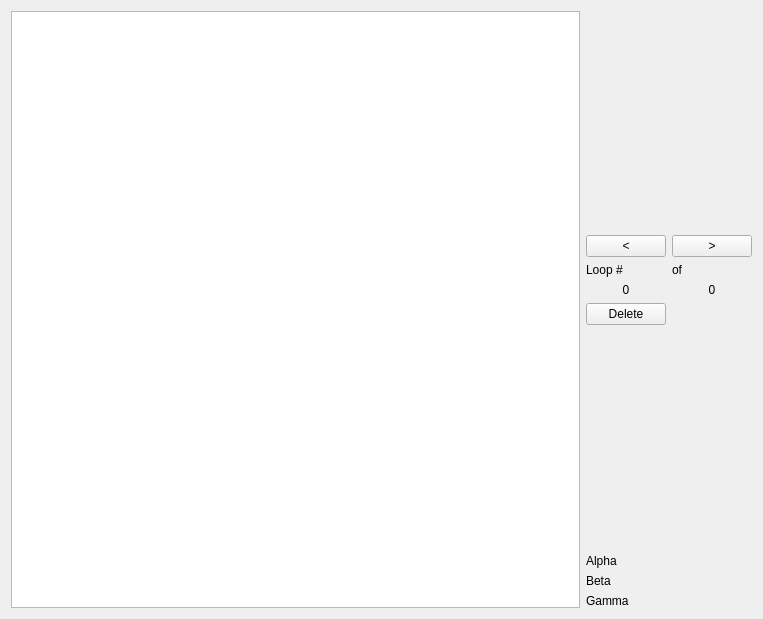
<?xml version="1.0" encoding="UTF-8"?>
<ui version="4.0">
 <class>LoopWidget</class>
 <widget class="QWidget" name="LoopWidget">
  <property name="geometry">
   <rect>
    <x>0</x>
    <y>0</y>
    <width>763</width>
    <height>619</height>
   </rect>
  </property>
  <property name="windowTitle">
   <string>Form</string>
  </property>
  <layout class="QHBoxLayout" name="horizontalLayout">
   <item>
    <widget class="PlotWidget" name="graphicsView"/>
   </item>
   <item>
    <layout class="QGridLayout" name="gridLayout">
     <item row="5" column="1">
      <spacer name="verticalSpacer_4">
       <property name="orientation">
        <enum>Qt::Vertical</enum>
       </property>
       <property name="sizeHint" stdset="0">
        <size>
         <width>20</width>
         <height>40</height>
        </size>
       </property>
      </spacer>
     </item>
     <item row="3" column="0">
      <widget class="QLabel" name="lblIdx">
       <property name="text">
        <string>0</string>
       </property>
       <property name="alignment">
        <set>Qt::AlignCenter</set>
       </property>
      </widget>
     </item>
     <item row="4" column="0">
      <widget class="QPushButton" name="btnDelete">
       <property name="text">
        <string>Delete</string>
       </property>
      </widget>
     </item>
     <item row="1" column="1">
      <widget class="QPushButton" name="btnNext">
       <property name="text">
        <string>&gt;</string>
       </property>
      </widget>
     </item>
     <item row="2" column="0">
      <widget class="QLabel" name="label">
       <property name="text">
        <string>Loop #</string>
       </property>
      </widget>
     </item>
     <item row="0" column="1">
      <spacer name="verticalSpacer_3">
       <property name="orientation">
        <enum>Qt::Vertical</enum>
       </property>
       <property name="sizeHint" stdset="0">
        <size>
         <width>20</width>
         <height>40</height>
        </size>
       </property>
      </spacer>
     </item>
     <item row="3" column="1">
      <widget class="QLabel" name="lblTot">
       <property name="sizePolicy">
        <sizepolicy hsizetype="Preferred" vsizetype="Preferred">
         <horstretch>0</horstretch>
         <verstretch>0</verstretch>
        </sizepolicy>
       </property>
       <property name="text">
        <string>0</string>
       </property>
       <property name="alignment">
        <set>Qt::AlignCenter</set>
       </property>
      </widget>
     </item>
     <item row="2" column="1">
      <widget class="QLabel" name="label_2">
       <property name="text">
        <string>of</string>
       </property>
      </widget>
     </item>
     <item row="5" column="0">
      <spacer name="verticalSpacer_2">
       <property name="orientation">
        <enum>Qt::Vertical</enum>
       </property>
       <property name="sizeHint" stdset="0">
        <size>
         <width>20</width>
         <height>40</height>
        </size>
       </property>
      </spacer>
     </item>
     <item row="1" column="0">
      <widget class="QPushButton" name="btnPrev">
       <property name="text">
        <string>&lt;</string>
       </property>
      </widget>
     </item>
     <item row="0" column="0">
      <spacer name="verticalSpacer">
       <property name="orientation">
        <enum>Qt::Vertical</enum>
       </property>
       <property name="sizeHint" stdset="0">
        <size>
         <width>20</width>
         <height>40</height>
        </size>
       </property>
      </spacer>
     </item>
     <item row="7" column="1">
      <widget class="QLabel" name="lblBeta">
       <property name="text">
        <string/>
       </property>
      </widget>
     </item>
     <item row="6" column="1">
      <widget class="QLabel" name="lblAlpha">
       <property name="text">
        <string/>
       </property>
      </widget>
     </item>
     <item row="7" column="0">
      <widget class="QLabel" name="label_5">
       <property name="text">
        <string>Beta</string>
       </property>
      </widget>
     </item>
     <item row="6" column="0">
      <widget class="QLabel" name="label_3">
       <property name="text">
        <string>Alpha</string>
       </property>
      </widget>
     </item>
     <item row="8" column="0">
      <widget class="QLabel" name="label_7">
       <property name="text">
        <string>Gamma</string>
       </property>
      </widget>
     </item>
     <item row="8" column="1">
      <widget class="QLabel" name="lblGamma">
       <property name="text">
        <string/>
       </property>
      </widget>
     </item>
    </layout>
   </item>
  </layout>
 </widget>
 <customwidgets>
  <customwidget>
   <class>PlotWidget</class>
   <extends>QGraphicsView</extends>
   <header>pyqtgraph</header>
  </customwidget>
 </customwidgets>
 <resources/>
 <connections/>
</ui>
